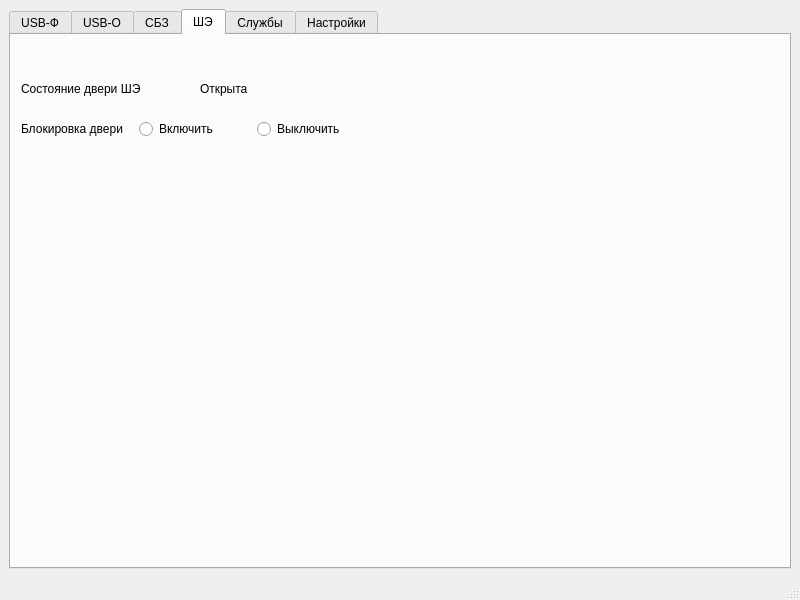
<?xml version="1.0" encoding="UTF-8"?>
<ui version="4.0">
 <class>MainWindow</class>
 <widget class="QMainWindow" name="MainWindow">
  <property name="geometry">
   <rect>
    <x>0</x>
    <y>0</y>
    <width>800</width>
    <height>600</height>
   </rect>
  </property>
  <property name="windowTitle">
   <string>MainWindow</string>
  </property>
  <widget class="QWidget" name="centralwidget">
   <layout class="QGridLayout" name="gridLayout">
    <item row="0" column="0">
     <widget class="QTabWidget" name="tabWidget">
      <property name="currentIndex">
       <number>3</number>
      </property>
      <widget class="QWidget" name="tab">
       <attribute name="title">
        <string>USB-Ф</string>
       </attribute>
      </widget>
      <widget class="QWidget" name="tab_5">
       <attribute name="title">
        <string>USB-O</string>
       </attribute>
       <widget class="QGroupBox" name="groupBox">
        <property name="geometry">
         <rect>
          <x>0</x>
          <y>0</y>
          <width>781</width>
          <height>151</height>
         </rect>
        </property>
        <property name="title">
         <string>USB Hub  № 1</string>
        </property>
        <widget class="QWidget" name="layoutWidget">
         <property name="geometry">
          <rect>
           <x>4</x>
           <y>71</y>
           <width>278</width>
           <height>27</height>
          </rect>
         </property>
         <layout class="QHBoxLayout" name="horizontalLayout_6">
          <item>
           <widget class="QLabel" name="label_2">
            <property name="text">
             <string>Порт №2</string>
            </property>
           </widget>
          </item>
          <item>
           <widget class="QRadioButton" name="usb2_radio_btn_on">
            <property name="text">
             <string>Включить</string>
            </property>
           </widget>
          </item>
          <item>
           <widget class="QRadioButton" name="usb2_radio_btn_off">
            <property name="text">
             <string>Выключить</string>
            </property>
           </widget>
          </item>
         </layout>
        </widget>
        <widget class="QWidget" name="layoutWidget">
         <property name="geometry">
          <rect>
           <x>4</x>
           <y>110</y>
           <width>278</width>
           <height>27</height>
          </rect>
         </property>
         <layout class="QHBoxLayout" name="horizontalLayout_5">
          <item>
           <widget class="QLabel" name="label_3">
            <property name="text">
             <string>Порт №3</string>
            </property>
           </widget>
          </item>
          <item>
           <widget class="QRadioButton" name="usb3_radio_btn_on">
            <property name="text">
             <string>Включить</string>
            </property>
           </widget>
          </item>
          <item>
           <widget class="QRadioButton" name="usb3_radio_btn_off">
            <property name="text">
             <string>Выключить</string>
            </property>
           </widget>
          </item>
         </layout>
        </widget>
        <widget class="QWidget" name="layoutWidget">
         <property name="geometry">
          <rect>
           <x>4</x>
           <y>33</y>
           <width>278</width>
           <height>27</height>
          </rect>
         </property>
         <layout class="QHBoxLayout" name="horizontalLayout">
          <item>
           <widget class="QLabel" name="label">
            <property name="text">
             <string>Порт №1</string>
            </property>
           </widget>
          </item>
          <item>
           <widget class="QRadioButton" name="usb1_radio_btn_on">
            <property name="text">
             <string>Включить</string>
            </property>
           </widget>
          </item>
          <item>
           <widget class="QRadioButton" name="usb1_radio_btn_off">
            <property name="text">
             <string>Выключить</string>
            </property>
           </widget>
          </item>
         </layout>
        </widget>
       </widget>
       <widget class="QGroupBox" name="groupBox_4">
        <property name="geometry">
         <rect>
          <x>0</x>
          <y>300</y>
          <width>781</width>
          <height>80</height>
         </rect>
        </property>
        <property name="title">
         <string>GroupBox</string>
        </property>
        <widget class="QRadioButton" name="usb_all_radio_btn_off">
         <property name="geometry">
          <rect>
           <x>160</x>
           <y>30</y>
           <width>131</width>
           <height>25</height>
          </rect>
         </property>
         <property name="text">
          <string>Выключить все</string>
         </property>
        </widget>
        <widget class="QRadioButton" name="usb_all_radio_btn_on">
         <property name="geometry">
          <rect>
           <x>10</x>
           <y>30</y>
           <width>131</width>
           <height>25</height>
          </rect>
         </property>
         <property name="text">
          <string>Включить все</string>
         </property>
        </widget>
       </widget>
       <widget class="QGroupBox" name="groupBox_2">
        <property name="geometry">
         <rect>
          <x>0</x>
          <y>150</y>
          <width>781</width>
          <height>151</height>
         </rect>
        </property>
        <property name="title">
         <string>USB Hub  № 2</string>
        </property>
        <widget class="QWidget" name="layoutWidget">
         <property name="geometry">
          <rect>
           <x>4</x>
           <y>33</y>
           <width>279</width>
           <height>27</height>
          </rect>
         </property>
         <layout class="QHBoxLayout" name="horizontalLayout_2">
          <item>
           <widget class="QLabel" name="label_4">
            <property name="text">
             <string>Порт №4</string>
            </property>
           </widget>
          </item>
          <item>
           <widget class="QRadioButton" name="usb4_radio_btn_on">
            <property name="text">
             <string>Включить</string>
            </property>
           </widget>
          </item>
          <item>
           <widget class="QRadioButton" name="usb4_radio_btn_off">
            <property name="text">
             <string>Выключить</string>
            </property>
           </widget>
          </item>
         </layout>
        </widget>
        <widget class="QWidget" name="layoutWidget">
         <property name="geometry">
          <rect>
           <x>5</x>
           <y>72</y>
           <width>278</width>
           <height>27</height>
          </rect>
         </property>
         <layout class="QHBoxLayout" name="horizontalLayout_3">
          <item>
           <widget class="QLabel" name="label_5">
            <property name="text">
             <string>Порт №5</string>
            </property>
           </widget>
          </item>
          <item>
           <widget class="QRadioButton" name="usb5_radio_btn_on">
            <property name="text">
             <string>Включить</string>
            </property>
           </widget>
          </item>
          <item>
           <widget class="QRadioButton" name="usb5_radio_btn_off">
            <property name="text">
             <string>Выключить</string>
            </property>
           </widget>
          </item>
         </layout>
        </widget>
        <widget class="QWidget" name="layoutWidget">
         <property name="geometry">
          <rect>
           <x>5</x>
           <y>111</y>
           <width>279</width>
           <height>27</height>
          </rect>
         </property>
         <layout class="QHBoxLayout" name="horizontalLayout_4">
          <item>
           <widget class="QLabel" name="label_6">
            <property name="text">
             <string>Порт №6</string>
            </property>
           </widget>
          </item>
          <item>
           <widget class="QRadioButton" name="usb6_radio_btn_on">
            <property name="text">
             <string>Включить</string>
            </property>
           </widget>
          </item>
          <item>
           <widget class="QRadioButton" name="usb6_radio_btn_off">
            <property name="text">
             <string>Выключить</string>
            </property>
           </widget>
          </item>
         </layout>
        </widget>
       </widget>
      </widget>
      <widget class="QWidget" name="tab_11">
       <attribute name="title">
        <string>СБЗ</string>
       </attribute>
       <widget class="QWidget" name="layoutWidget">
        <property name="geometry">
         <rect>
          <x>11</x>
          <y>40</y>
          <width>348</width>
          <height>74</height>
         </rect>
        </property>
        <layout class="QVBoxLayout" name="verticalLayout_2">
         <property name="bottomMargin">
          <number>10</number>
         </property>
         <item>
          <layout class="QHBoxLayout" name="horizontalLayout_32">
           <property name="bottomMargin">
            <number>10</number>
           </property>
           <item>
            <widget class="QLabel" name="label_31">
             <property name="text">
              <string>Состояние двери ШЭ</string>
             </property>
            </widget>
           </item>
           <item>
            <widget class="QLabel" name="label_32">
             <property name="text">
              <string>Открыта</string>
             </property>
            </widget>
           </item>
          </layout>
         </item>
         <item>
          <layout class="QHBoxLayout" name="horizontalLayout_29">
           <item>
            <widget class="QLabel" name="label_33">
             <property name="text">
              <string>Блокировка двери</string>
             </property>
            </widget>
           </item>
           <item>
            <widget class="QRadioButton" name="radio_sbz_on">
             <property name="text">
              <string>Включить</string>
             </property>
            </widget>
           </item>
           <item>
            <widget class="QRadioButton" name="radio_sbz_off">
             <property name="text">
              <string>Выключить</string>
             </property>
            </widget>
           </item>
          </layout>
         </item>
        </layout>
       </widget>
      </widget>
      <widget class="QWidget" name="tab_2">
       <attribute name="title">
        <string>ШЭ</string>
       </attribute>
       <widget class="QWidget" name="layoutWidget">
        <property name="geometry">
         <rect>
          <x>10</x>
          <y>40</y>
          <width>348</width>
          <height>74</height>
         </rect>
        </property>
        <layout class="QVBoxLayout" name="verticalLayout_3">
         <property name="bottomMargin">
          <number>10</number>
         </property>
         <item>
          <layout class="QHBoxLayout" name="horizontalLayout_33">
           <property name="spacing">
            <number>10</number>
           </property>
           <property name="leftMargin">
            <number>0</number>
           </property>
           <property name="rightMargin">
            <number>0</number>
           </property>
           <property name="bottomMargin">
            <number>10</number>
           </property>
           <item>
            <widget class="QLabel" name="label_7">
             <property name="text">
              <string>Состояние двери ШЭ</string>
             </property>
            </widget>
           </item>
           <item>
            <widget class="QLabel" name="label_8">
             <property name="text">
              <string>Открыта</string>
             </property>
            </widget>
           </item>
          </layout>
         </item>
         <item>
          <layout class="QHBoxLayout" name="horizontalLayout_7">
           <item>
            <widget class="QLabel" name="label_9">
             <property name="text">
              <string>Блокировка двери</string>
             </property>
            </widget>
           </item>
           <item>
            <widget class="QRadioButton" name="radio_she_on">
             <property name="text">
              <string>Включить</string>
             </property>
            </widget>
           </item>
           <item>
            <widget class="QRadioButton" name="radio_she_off">
             <property name="text">
              <string>Выключить</string>
             </property>
            </widget>
           </item>
          </layout>
         </item>
        </layout>
       </widget>
      </widget>
      <widget class="QWidget" name="tab_6">
       <attribute name="title">
        <string>Службы</string>
       </attribute>
      </widget>
      <widget class="QWidget" name="tab_7">
       <attribute name="title">
        <string>Настройки</string>
       </attribute>
       <widget class="QSplitter" name="splitter">
        <property name="geometry">
         <rect>
          <x>12</x>
          <y>21</y>
          <width>207</width>
          <height>54</height>
         </rect>
        </property>
        <property name="orientation">
         <enum>Qt::Vertical</enum>
        </property>
        <widget class="QWidget" name="layoutWidget">
         <layout class="QHBoxLayout" name="horizontalLayout_9">
          <item>
           <widget class="QLabel" name="label_46">
            <property name="text">
             <string>СБЗ</string>
            </property>
           </widget>
          </item>
          <item>
           <widget class="QComboBox" name="comboBox_sbz"/>
          </item>
          <item>
           <widget class="QPushButton" name="pushButton_sbz">
            <property name="text">
             <string>Connect</string>
            </property>
            <property name="checkable">
             <bool>true</bool>
            </property>
           </widget>
          </item>
         </layout>
        </widget>
        <widget class="QWidget" name="layoutWidget">
         <layout class="QHBoxLayout" name="horizontalLayout_8">
          <item>
           <widget class="QLabel" name="label_47">
            <property name="text">
             <string>ШЭ</string>
            </property>
           </widget>
          </item>
          <item>
           <widget class="QComboBox" name="comboBox_she"/>
          </item>
          <item>
           <widget class="QPushButton" name="pushButton_she">
            <property name="text">
             <string>Connect</string>
            </property>
            <property name="checkable">
             <bool>true</bool>
            </property>
           </widget>
          </item>
         </layout>
        </widget>
       </widget>
      </widget>
     </widget>
    </item>
   </layout>
  </widget>
  <widget class="QMenuBar" name="menubar">
   <property name="geometry">
    <rect>
     <x>0</x>
     <y>0</y>
     <width>800</width>
     <height>24</height>
    </rect>
   </property>
  </widget>
  <widget class="QStatusBar" name="statusbar"/>
 </widget>
 <resources/>
 <connections/>
</ui>
